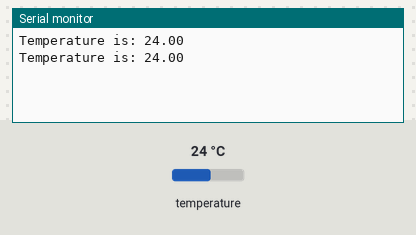
Recording of a sketch running on a simulated Arduino Mega 2560, built with avr-gcc and run on an emulated ATmega2560. Shown: the last lines printed to the serial monitor. The inputs (shaded band) are chosen by the test bench; at power-on: temperature 24 °C.

Above: at 3.3 s.
3.4 s: temperature set to 12 °C
At 5.5 s:
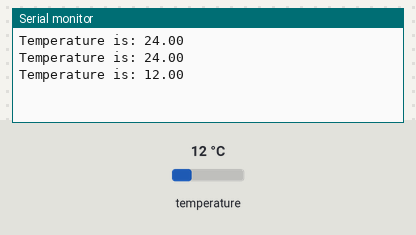
5.9 s: temperature set to 19 °C
At 6.8 s:
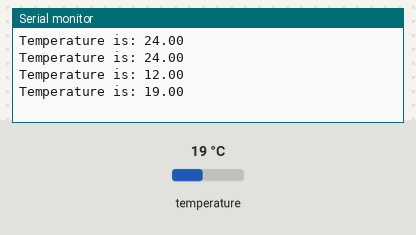
Timing chart, 0 to 8.9 s (numbered marks = the images above; inputs shaded):
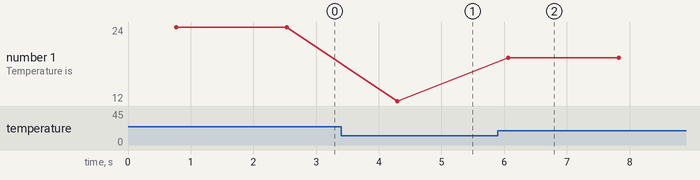

The sketch:

TEMP_Sensor.ino
```cpp
#include <OneWire.h>
#include <DallasTemperature.h>

//กำหนดใช้งานบัส OneWire ที่ GPIO4
#define ONE_WIRE_BUS_PIN 22

//ตั้งค่าการใช้งาน OneWire เพื่อเชื่อมต่อกับ Sensor ใดๆ ที่เป็น OneWire
OneWire oneWire(ONE_WIRE_BUS_PIN);

//สร้างาตัวแปรจาก Libarry ของ Dallas Temperature sensor
DallasTemperature sensors(&oneWire);

void setup(void) {
  //เริ่มต้นใช้งานการสื่อสาร serial
  Serial.begin(115200);

  //เริ่มต้นใช้งาน Library
  sensors.begin();
}

void loop(void) {
  sensors.requestTemperatures(); //ส่งคำสั่งขออ่านค่าอุณหภูมิ

  Serial.print("Temperature is: ");
  Serial.println(sensors.getTempCByIndex(0)); //อ่านค่า Sensor ตัวแรกที่พบ

  delay(1000);//หน่วงเวลาเพื่ออ่านค่าอุณหภูิมทุกๆ 1 วินาที
}
```

Measured:
- after the input at 3.4 s, the serial monitor: prints a new line after 0.90 s (image 1)
- after the input at 5.9 s, the serial monitor: prints a new line after 0.16 s (image 2)
- plotted number 1: 24 → 12 after the input at 3.4 s, 12 → 19 after the input at 5.9 s
